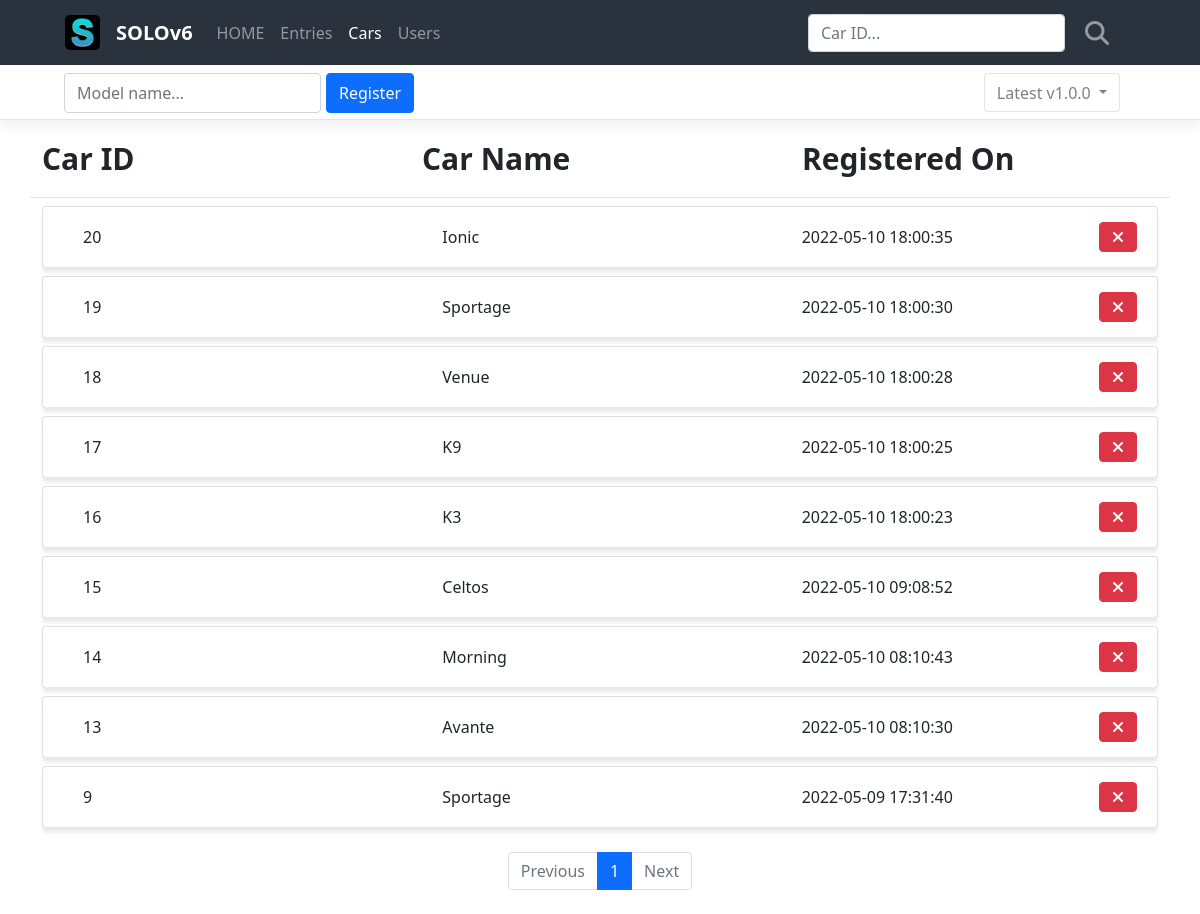
Page /cars/ on the earlier database version.
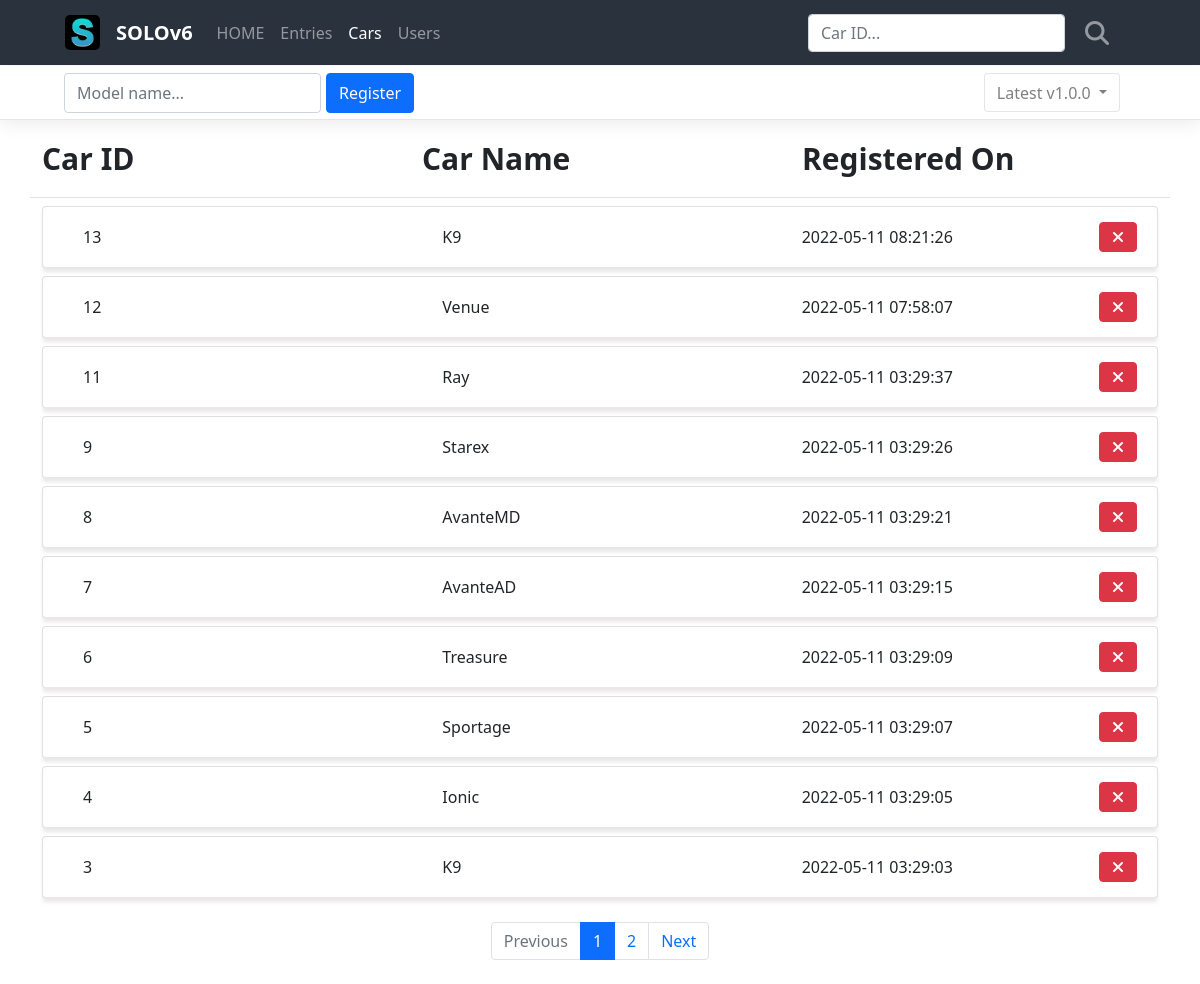
Same page on the later database version.
### project/models/car.py (models this page shows, shortened)
class Car(db.Model):
    id = db.Column(db.Integer, primary_key=True)
    car_name = db.Column(db.String(10), nullable=False)
    registered_on = db.Column(db.DateTime(), default=func.now())

### project/routes/car_routes.py (the view)
@blueprint.route('/')
def cars():
    page = request.args.get('page', type=int, default=1)
    needle = request.args.get('needle', type=str, default='')
    car_list = CarModel.query.order_by(CarModel.registered_on.desc())
    if needle:
        car_list = car_list.filter(
            CarModel.id.ilike(needle)
        )
    car_list = car_list.paginate(page, per_page=10)
    return render_template('cars.html', car_list=car_list, page=page, needle=needle)

### project/__init__.py (called while the page is built)
def create_app():
    print('run: create_app()')
    app = Flask(__name__)
    ''' Flask Configs '''
    app.config.from_object(config)
    ''' DB INIT '''
    db.init_app(app)
    migrate.init_app(app, db, render_as_batch=True)
    ''' Routes INIT '''
    from project.routes import base_routes, auth_routes, car_routes
    app.register_blueprint(base_routes.blueprint)
    app.register_blueprint(auth_routes.blueprint)
    app.register_blueprint(car_routes.blueprint)
    ''' Rest-x INIT '''
    from project.apis import blueprint as api
    app.register_blueprint(api)
    ''' Request Hook '''
    @app.before_request
    def before_request():
        g.db = db.session
    @app.teardown_request
    def teardown_request(exception):
        if hasattr(g, 'db'):
            g.db.close()
    return app

### project/templates/cars.html (shortened to what this page needs)
<link rel="stylesheet" href="../static/css/cars.css">
{% extends 'base.html' %}
{% block content %}
<nav class="navbar navbar-expand-lg navbar-dark">
    <div class="container-fluid">
        <a class="navbar-logo" href="{{ url_for('base.index') }}">
            <img class="logo" src="../static/images/favicons.ico/favicon-96x96.png" alt="Logo" height="35" width="35">
        </a>
        <a class="navbar-brand" href="{{ url_for('base.index') }}">SOLOv6</a>
        <div class="collapse navbar-collapse" id="navbarSupportedContent">
            <ul class="navbar-nav me-auto mb-2 mb-lg-0">
                <li class="nav-item">
                    <a class="nav-link active" aria-current="page" href="{{ url_for('base.index') }}">HOME</a>
                </li>
                <li class="nav-item">
                    <a class="nav-link active" href="{{ url_for('base.index') }}">Entries</a>
                </li>
                <li class="nav-item">
                    <a class="nav-link active" href="{{ url_for('cars.cars') }}">Cars</a>
                </li>
                <li class="nav-item">
                    <a class="nav-link active" href="#">Users</a>
                </li>
            </ul>
            <form id="search-form" class="d-flex" action="{{ url_for('cars.cars') }}" method="get">
                <input id="needle search-needle" class="form-control me-2 search-form" type="text" name="needle" value="{{ needle or '' }}" placeholder="Car ID..." aria-label="Search">
                <button id="btn-search" class="btn search-btn" type="submit">
                    <i class="fa-solid fa-magnifying-glass fa-xl"></i>
                </button>
            </form>
        </div>
    </div>
</nav>
<div class="car-main">
    <div class="register-box">
        <div class="car-register-col">
            <form class="register-form" action="{{ url_for('cars.register') }}" method="post">
                <input class="form-control register-input" type="text" name="car_name" placeholder="Model name...">
                <button type="submit" class="btn btn-primary mb-3 register-btn">
                    Register
                </button>
            </form>
        </div>
        <div class="dropdown">
            <button class="btn btn-light dropdown-toggle" type="button" id="dropdownMenuButton1" data-bs-toggle="dropdown" aria-expanded="false">
                Latest v1.0.0
            </button>
        </div>
    </div>
    <div class="container car-list-box">
        <div class="row car-list-title-box border-bottom">
            <div class="col car-list-title my-3">
                Car ID
            </div>
            <div class="col car-list-title my-3">
                Car Name
            </div>
            <div class="col car-list-title my-3">
                Registered On
            </div>
        </div>
        {% if car_list %}
            {% for car in car_list.items %}
            <div class="card my-2">
                <div class="card-body">
                    <div class="row card-body-row">
                        <div class="col car-list-col">
                            {{ car.id }}
                        </div>
                        <div class="col car-list-col">
                            {{ car.car_name }}
                        </div>
                        <div class="col car-list-col">
                            {{ car.registered_on }}
                            <div class="cancel-box">
                                <form class="delete-form" action="{{ url_for('cars.delete') }}" method="post">
                                    <button type="submit" class="btn btn-danger mb-3 cancel-btn">
                                        <i class="fa-solid fa-xmark"></i>
                                    </button>
                                </form>
                            </div>
                        </div>
                    </div>
                </div>
            </div>
            {% endfor %}
        {% else %}
        <div class="row">
            <div class="col-12">
                <h2>❌ No Car Registered ❌</h2>
            </div>
        </div>
        {% endif %}
    </div>
</div>
<ul class="pagination my-4 justify-content-center">
    {% if car_list.has_prev %}
    <li class="page-item">
        <a class="page-link" href="?page={{ car_list.prev_num }}">Previous</a>
    </li>
    {% else %}
    <li class="page-item disabled">
        <a class="page-link" tabindex="-1" aria-disabled="true" href="javascript:void(0)">Previous</a>
    </li>
    {% endif %}
    {% for page_num in car_list.iter_pages() %}
    {% if page_num %}
    {% if page_num != car_list.page %}
    <li class="page-item">
        <a class="page-link" href="?page={{ page_num }}">{{ page_num }}</a>
    </li>
    {% else %}
    <li class="page-item active" aria-current="page">
        <a class="page-link" href="javascript:void(0)">{{ page_num }}</a>
    </li>
    {% endif %}
    {% else %}
    <li class="disabled">
        <a class="page-link" href="javascript:void(0)">...</a>
    </li>
    {% endif %}
    {% endfor %}
    {% if car_list.has_next %}
    <li class="page-item">
        <a class="page-link" href="?page={{ car_list.next_num }}">Next</a>
    </li>
    {% else %}
    <li class="page-item disabled">
        <a class="page-link" tabindex="-1" aria-disabled="true" href="javascript:void(0)">Next</a>
    </li>
    {% endif %}
</ul>
{% endblock %}

### project/templates/base.html (shortened to what this page needs)
<!DOCTYPE html>
<html lang="en">
<head>
    <link rel="stylesheet" href="{{ url_for('static', filename='css/bootstrap.min.css') }}">
    <link rel="stylesheet" href="https://cdnjs.cloudflare.com/ajax/libs/font-awesome/6.1.1/css/all.min.css">
    <link rel="stylesheet" href="{{ url_for('static', filename='css/styles.css') }}">
</head>
<body>
    {% block content %}
    {% endblock %}
</body>
</html>

### project/static/css/cars.css (style rules this page uses)
.navbar-nav .nav-item:nth-child(3) .nav-link { opacity: 1; }

### project/static/css/styles.css (style rules this page uses)
.navbar { position: fixed; top: 0; width: 100vw; height: 65px; padding-left: 53px; padding-right: 67px; z-index: 1; background-color: #2A323D; }
.navbar-brand { font-weight: 700; color: white; }
.navbar .container-fluid { height: 65px; }
.logo { border-radius: 5px; margin-right: 16px; }
.nav-link { color: white; opacity: 0.5; transition: opacity 0.3s ease-in-out; }
.d-flex { margin-top: 17px; }
.search-btn { color: white; opacity: 0.5; border: none; margin-left: 0; transition: color, opacity 0.2s ease-in-out; }
.car-main { margin-top: 66px; }
.register-box { display: flex; justify-content: space-between; align-items: center; padding-left: 64px; padding-right: 80px; width: 100vw; height: 54px; border-bottom: 1px solid rgba(0, 0, 0, 0.1); box-shadow: 0px 2px 20px rgb(234, 232, 232); }
.car-register-col { display: flex; align-items: center; justify-content: center; height: 54px; }
.register-form { display: flex; justify-content: center; align-items: center; height: 54px; margin: 0; }
.register-input { height: 40px; }
.register-btn { height: 40px; margin-top: 16px; margin-left: 5px; }
.dropdown-toggle { height: 39px; border: 1px solid rgba(0, 0, 0, 0.1); background-color: white; color: rgba(0, 0, 0, 0.5); }
.card { z-index: 0; }
.card-body { height: 60px; padding: 0; box-shadow: 0px 5px 4px rgb(233, 231, 231); }
.car-list-title { font-size: 30px; font-weight: 600; }
.car-list-col { display: flex; align-items: center; height: 60px; }
.car-list-col:nth-child(1) { margin-left: 40px; }
.car-list-col:nth-child(3) { display: flex; justify-content: space-between; margin-right: 20px; }
.delete-form { height: 30px; }
.cancel-box { display: flex; align-items: flex-end; }
.cancel-btn { margin-top: 8px; }

Differences in the rows shown:
removed Car: id "20", car_name "Ionic", registered_on "2022-05-10 18:00:35"
removed Car: id "19", car_name "Sportage", registered_on "2022-05-10 18:00:30"
removed Car: id "18", car_name "Venue", registered_on "2022-05-10 18:00:28"
removed Car: id "17", car_name "K9", registered_on "2022-05-10 18:00:25"
removed Car: id "16", car_name "K3", registered_on "2022-05-10 18:00:23"
removed Car: id "15", car_name "Celtos", registered_on "2022-05-10 09:08:52"
removed Car: id "14", car_name "Morning", registered_on "2022-05-10 08:10:43"
changed Car id 13: car_name "Avante" → "K9"; registered_on "2022-05-10 08:10:30" → "2022-05-11 08:21:26"
added Car: id "12", car_name "Venue", registered_on "2022-05-11 07:58:07"
added Car: id "11", car_name "Ray", registered_on "2022-05-11 03:29:37"
changed Car id 9: car_name "Sportage" → "Starex"; registered_on "2022-05-09 17:31:40" → "2022-05-11 03:29:26"
added Car: id "8", car_name "AvanteMD", registered_on "2022-05-11 03:29:21"
added Car: id "7", car_name "AvanteAD", registered_on "2022-05-11 03:29:15"
added Car: id "6", car_name "Treasure", registered_on "2022-05-11 03:29:09"
added Car: id "5", car_name "Sportage", registered_on "2022-05-11 03:29:07"
added Car: id "4", car_name "Ionic", registered_on "2022-05-11 03:29:05"
added Car: id "3", car_name "K9", registered_on "2022-05-11 03:29:03"
Other differences:
new list line: "2"
